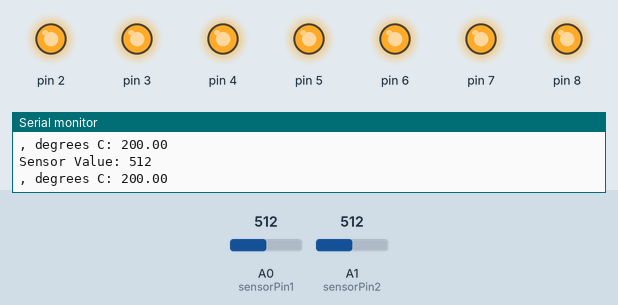
A sketch run on a simulated Arduino Uno, built with avr-gcc and run on an emulated ATmega328P. On the bench: output pins drawn as LEDs (lit = HIGH), the last lines printed to the serial monitor. The test bench sets the inputs (shaded band); at power-on: A0 (sensorPin1) = 512, A1 (sensorPin2) = 512.

Above: at 1.2 s.
1.3 s: A0 (sensorPin1) set to 122
At 1.7 s:
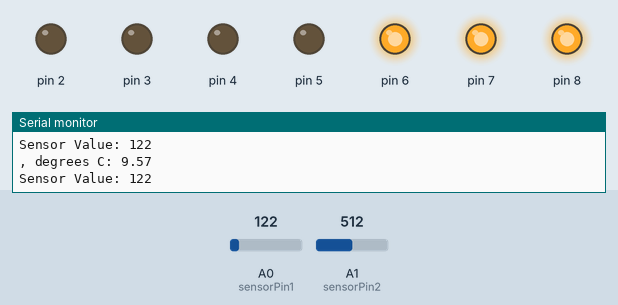
2.8 s: A0 (sensorPin1) set to 306
At 4.0 s:
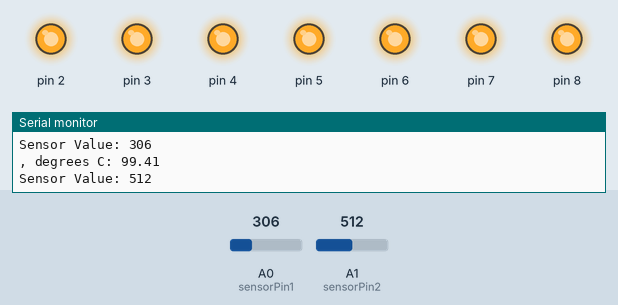
4.3 s: A1 (sensorPin2) set to 0
At 5.2 s:
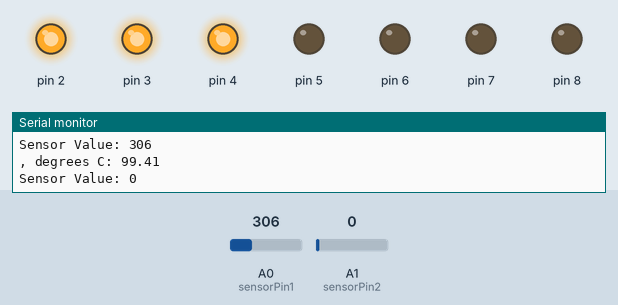
5.9 s: A0 (sensorPin1) set to 0
At 7.2 s:
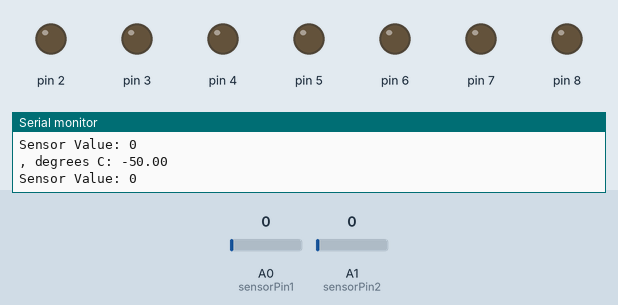
7.5 s: A0 (sensorPin1) set to 511
At 7.9 s:
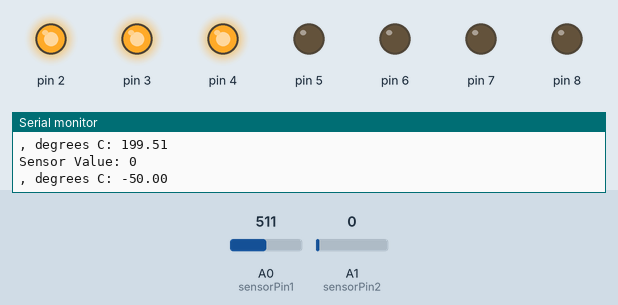
9.0 s: A1 (sensorPin2) set to 8
10.5 s: A1 (sensorPin2) set to 11
Timing chart, 0 to 13.5 s (numbered marks = the images above; inputs shaded):
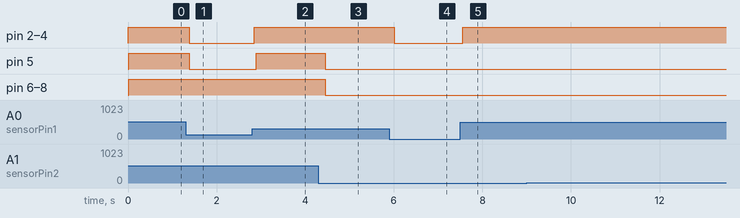

Measured:
- after the input at 1.3 s, pin 2–5: HIGH → LOW after 0.09 s
- after the input at 2.8 s, pin 2–4: LOW → HIGH after 0.05 s; pin 5: LOW → HIGH after 0.09 s
- after the input at 4.3 s, pin 5–8: HIGH → LOW after 0.15 s
- after the input at 5.9 s, pin 2–4: HIGH → LOW after 0.11 s
- after the input at 7.5 s, pin 2–4: LOW → HIGH after 0.06 s

The sketch:

Project03_02.ino
```cpp
//This code is for an interactive experiment with a series of LED lights, which is an expansion of Project 03_01
//There are two sensors, one controlling three LEDs each.
//The middle LED (controlled by pin 5) only lights up when LEDs on both sides are all lighted up already.

const int sensorPin1 = A0;
const int sensorPin2 = A1;
const float baselineTemp = 18.5;

void setup() {
  Serial.begin(9600); //open a serial port

  for (int pinNumber = 2; pinNumber < 9; pinNumber++) {
    pinMode(pinNumber, OUTPUT);
    digitalWrite(pinNumber, LOW);
  }
}

void loop() {
  int sensorVal1 = analogRead(sensorPin1);
  int sensorVal2 = analogRead(sensorPin2);

  if (controlLights(sensorVal1, 2, 3, 4) && controlLights(sensorVal2, 6, 7, 8)){ //all led lights are lighted
    digitalWrite (5, HIGH); //middle LED lights up
  } else {
    digitalWrite (5, LOW); //middle LED does not light up
  }

  delay(1);
}

float calculateTemp(int sensorVal) {
  //calculates temperature from sensor value

  Serial.print("Sensor Value: ");
  Serial.println(sensorVal);

  //convert ADC reading to voltage
  float voltage = (sensorVal / 1024.0) * 5.0;

  Serial.print(", degrees C: ");
  //convert voltage to temperature in degrees
  float temperature = (voltage - .5) * 100;
  Serial.println(temperature);

  return temperature;
}

bool controlLights(int sensorVal, int LED1, int LED2, int LED3) {
  //designates number of led lights to be lighted up
  //returns true if all lights are lighted

  float temperature = calculateTemp(sensorVal);

  if (temperature < baselineTemp) {
    digitalWrite(LED1, LOW);
    digitalWrite(LED2, LOW);
    digitalWrite(LED3, LOW);

    return false;
  } else if (temperature >= baselineTemp && temperature < baselineTemp + 0.5) {
    digitalWrite(LED1, HIGH);
    digitalWrite(LED2, LOW);
    digitalWrite(LED3, LOW);

    return false;
  } else if (temperature >= baselineTemp + 0.5 && temperature < baselineTemp + 1) {
    digitalWrite(LED1, HIGH);
    digitalWrite(LED2, HIGH);
    digitalWrite(LED3, LOW);

    return false;
  } else if (temperature >= baselineTemp + 1) {
    digitalWrite(LED1, HIGH);
    digitalWrite(LED2, HIGH);
    digitalWrite(LED3, HIGH);

    return true;
  }
}
```
